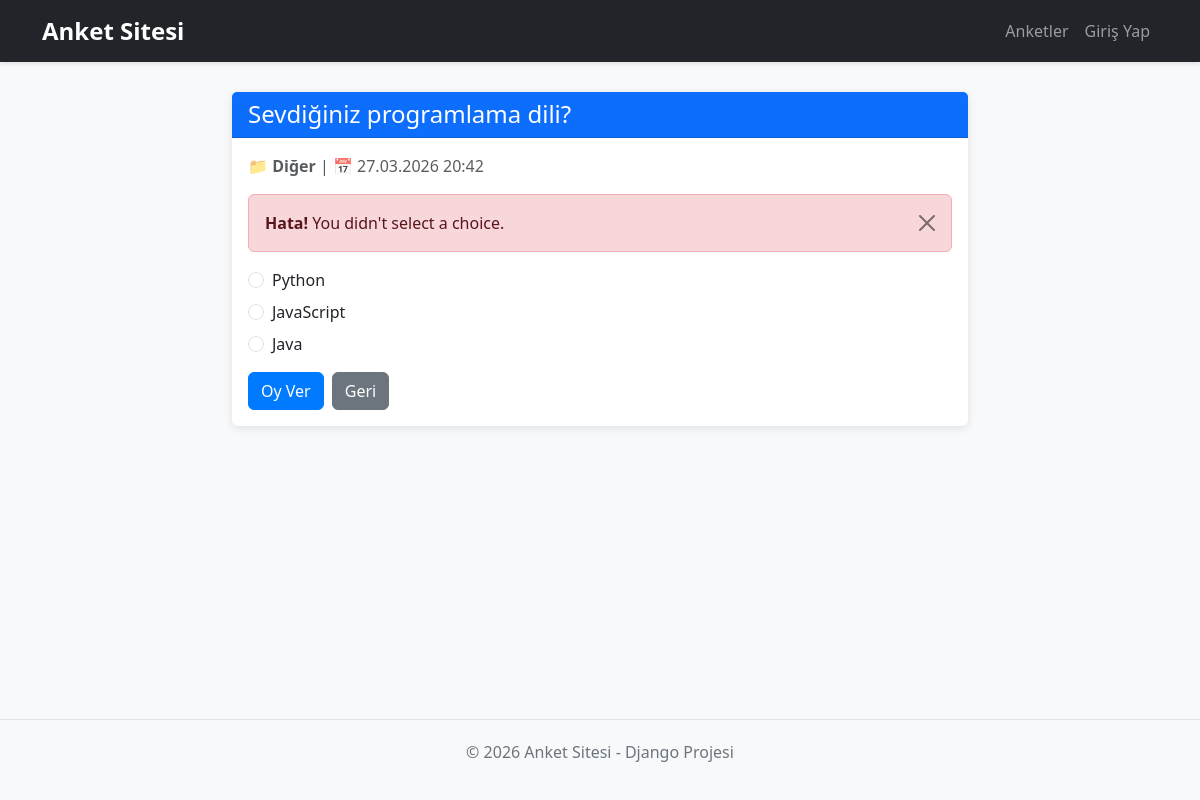
The page /1/vote/ on the database its author committed.
### polls/models.py (models this page shows, shortened)
class Question(models.Model):
    CATEGORY_CHOICES = [
        ('Teknoloji', 'Teknoloji'),
        ('Spor', 'Spor'),
        ('Eğitim', 'Eğitim'),
        ('Siyaset', 'Siyaset'),
        ('Sanat', 'Sanat'),
        ('Diğer', 'Diğer'),
    ]
    question_text = models.CharField(max_length=200)
    pub_date = models.DateTimeField("date published")
    category = models.CharField(max_length=50, choices=CATEGORY_CHOICES, default='Diğer')

class Choice(models.Model):
    question = models.ForeignKey(Question, on_delete=models.CASCADE)
    choice_text = models.CharField(max_length=200)
    votes = models.IntegerField(default=0)

### polls/views.py (the view)
# urls.py: path("<int:question_id>/vote/", views.vote, name="vote"),
def vote(request, question_id):
    question = get_object_or_404(Question, pk=question_id)
    try:
        selected_choice = question.choice_set.get(pk=request.POST["choice"])
    except (KeyError, Choice.DoesNotExist):
        return render(
            request,
            "polls/detail.html",
            {
                "question": question,
                "error_message": "You didn't select a choice.",
            },
        )
    else:
        selected_choice.votes = F("votes") + 1
        selected_choice.save()
        return HttpResponseRedirect(reverse("polls:results", args=(question.id,)))

### polls/templates/polls/detail.html (shortened to what this page needs)
{% extends 'base.html' %}
{% block content %}
<div class="row justify-content-center">
    <div class="col-md-8">
        <div class="card">
            <div class="card-header bg-primary text-white">
                <h4 class="mb-0">{{ question.question_text }}</h4>
            </div>
            <div class="card-body">
                <p class="text-muted mb-3">
                    📁 <strong>{{ question.category }}</strong> |
                    📅 {{ question.pub_date|date:"d.m.Y H:i" }}
                </p>
                {% if error_message %}
                    <div class="alert alert-danger alert-dismissible fade show" role="alert">
                        <strong>Hata!</strong> {{ error_message }}
                        <button type="button" class="btn-close" data-bs-dismiss="alert"></button>
                    </div>
                {% endif %}
                <form action="{% url 'polls:vote' question.id %}" method="post">
                    <div class="mb-3">
                        {% for choice in question.choice_set.all %}
                            <div class="form-check mb-2">
                                <input class="form-check-input" type="radio" name="choice" value="{{ choice.id }}" id="choice{{ choice.id }}" required>
                                <label class="form-check-label" for="choice{{ choice.id }}">
                                    {{ choice.choice_text }}
                                </label>
                            </div>
                        {% endfor %}
                    </div>
                    <div class="d-grid gap-2 d-md-flex">
                        <button type="submit" class="btn btn-primary">Oy Ver</button>
                        <a href="{% url 'polls:index' %}" class="btn btn-secondary">Geri</a>
                    </div>
                </form>
            </div>
        </div>
    </div>
</div>
{% endblock %}

### rows shown on the page
Question: question_text "Sevdiğiniz programlama dili?", category "Diğer", pub_date "27.03.2026 20:42"
Choice: choice_text "Python"
Choice: choice_text "JavaScript"
Choice: choice_text "Java"

### other values the page prints
{{ error_message }} "You didn't select a choice."
